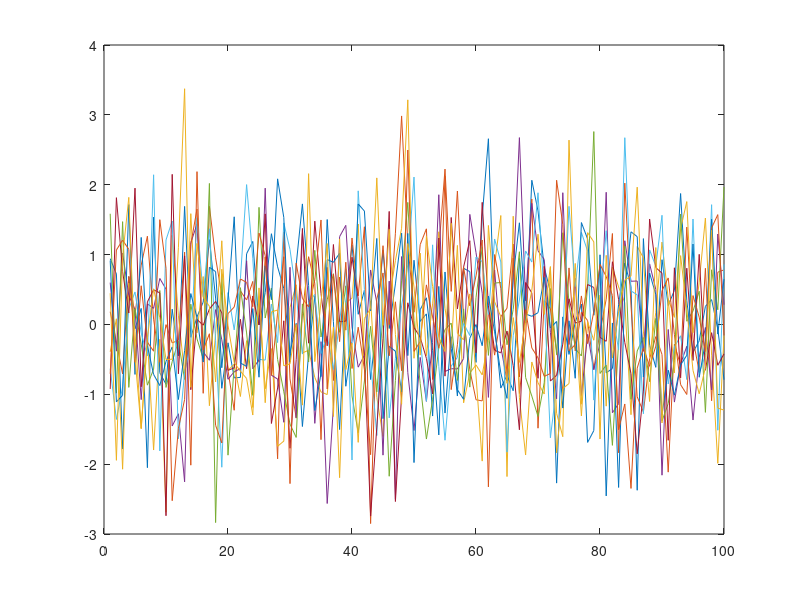

This chart was generated by the following MATLAB code: (Note: this script raises an error after producing the figure.)
echo on;
clf;

% Linear Dynamical System EM Demo
% Copyright (c) by Zoubin Ghahramani, University of Toronto
% 
% A very simple demo of the Matlab 5 code for training a Linear Dynamical 
% System using the EM algorithm. Based on the following paper:
% 
%  Ghahramani, Z. and Hinton, G.E. (1996) 
%     Parameter estimation for linear dynamical systems 
%     University of Toronto Technical Report CRG-TR-96-2, 6 pages. 
%
%    ftp://ftp.cs.toronto.edu/pub/zoubin/tr-96-2.ps.gz
%    http://www.cs.toronto.edu/~zoubin/
% 
% Look at Contents.m for a description of the Matlab files
% 
% I recommend that you try to compile the CMEX code, i.e. using 'make kalman',
% so that you have the faster executable version of the Kalman smoother for
% your machine.


% generate some random data 

T=100;
X=randn(T,10);  % a sequence of 100 4-d vectors

plot(X);
 
% Hit any key to continue 

% pause;

fprintf('\n\n\n\n');

% train LDS with 2-d state vector for 30 cycles of EM or until convergence

net=lds(X,2,T,100,0.00001);

% plot log likelihood (log L) per sample in bits

subplot(121)
plot(net.LL/(100*log(2)));             
ylabel('Log likelihood per sample (bits)'); 
xlabel('Iterations of EM'); 

subplot(122)
semilogy(diff(net.LL));
grid;
ylabel('Convergence'); 
xlabel('Iterations of EM'); 

% convergence can be quite slow towards the end...

% show some of the parameters

net.A
net.C



